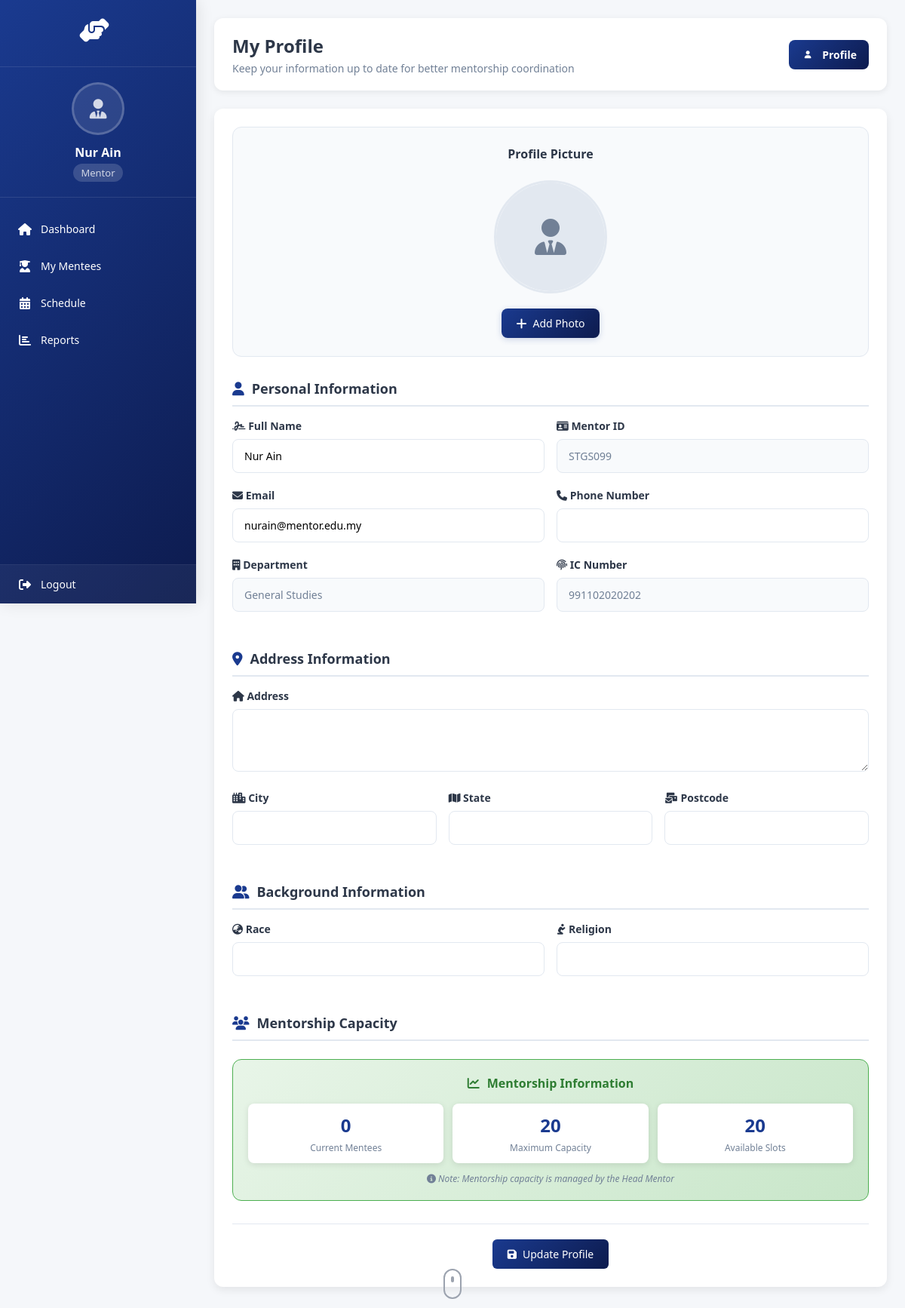
The page /mmms/mentor/profile/ (signed in) on the database as committed earlier.
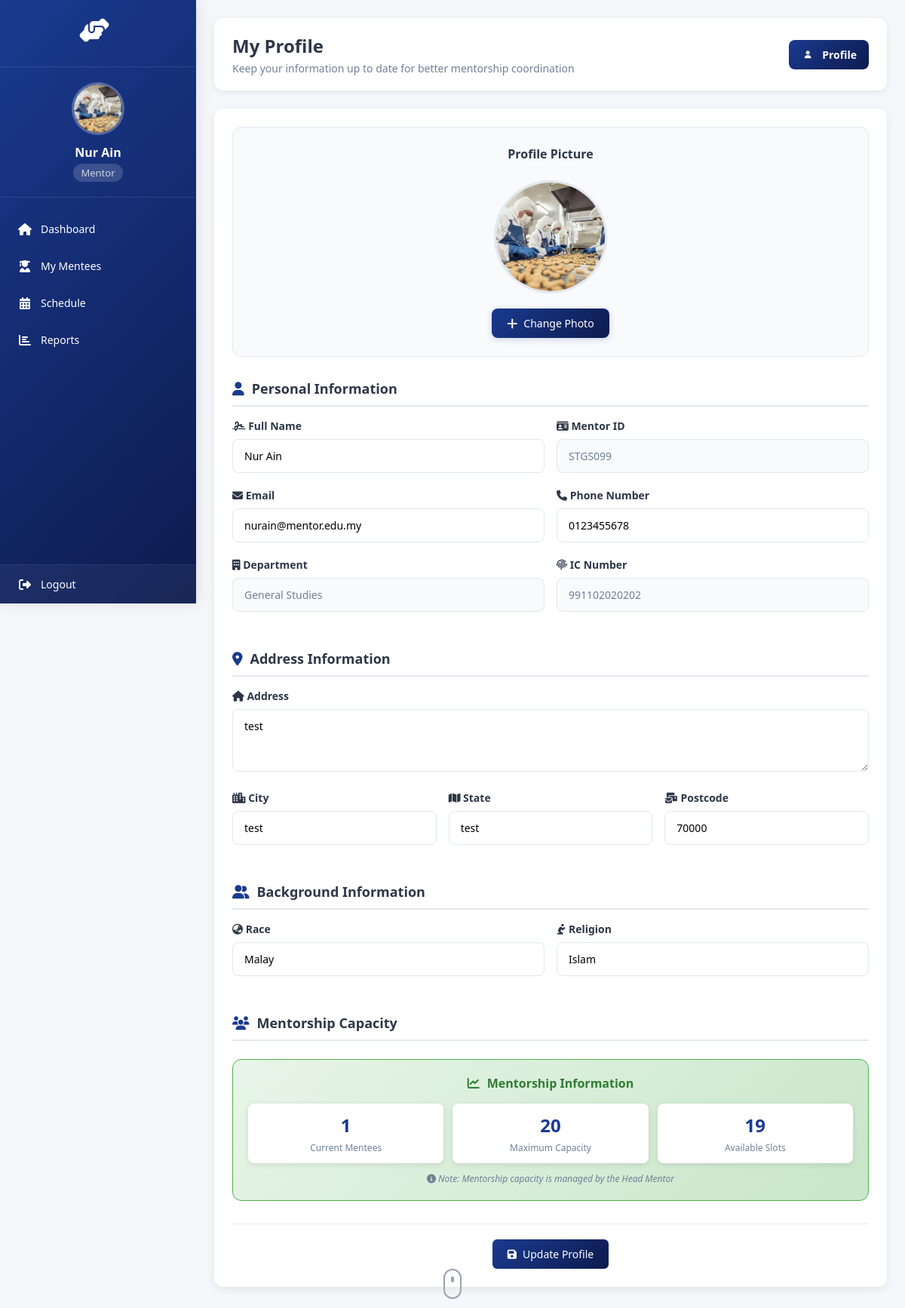
The same page on the database as committed later.
### system/models.py (models this page shows, shortened)
class Mentor(models.Model):
    user = models.OneToOneField(settings.AUTH_USER_MODEL, on_delete=models.CASCADE)
    profile_picture = models.ImageField(upload_to='mentor_profile_pictures/', null=True, blank=True)
    MentorID = models.CharField(max_length=12, primary_key=True)
    MentorName = models.CharField(max_length=100)
    MentorEmail = models.EmailField()
    MentorPhone = models.CharField(max_length=15)
    MentorIC = models.CharField(max_length=15)
    MentorAddress = models.CharField(max_length=255)
    MentorPostcode = models.CharField(max_length=10)
    MentorCity = models.CharField(max_length=50)
    MentorState = models.CharField(max_length=50)
    MentorRace = models.CharField(max_length=50)
    MentorReligion = models.CharField(max_length=50)
    MentorDepartment = models.CharField(max_length=100)
    MaxMentees = models.IntegerField(default=20)
    CurrentMentees = models.IntegerField(default=0)
    MentorJoinDate = models.DateField()
    @property
    def vacancy_count(self):
        return self.MaxMentees - self.current_mentees_count
    @property
    def current_mentees_count(self):
        return self.assignments.filter(assignment_status='active').count()

### system/views.py (the view, shortened to what this page needs)
# urls.py: path('mentor/profile/', views.mentor_update_profile, name='mentor_update_profile'),
@login_required
def mentor_update_profile(request):
    if request.user.role != 'mentor':
        messages.error(request, 'Access denied. Mentor role required.')
        return redirect('homepage')
    mentor = get_object_or_404(Mentor, user=request.user)
    return render(request, 'mentor_profile.html', {'mentor': mentor})

### system/templates/mentor_profile.html (shortened to what the changed rows need)
<!DOCTYPE html>
<html lang="en">
<head>
    <link rel="stylesheet" href="https://cdnjs.cloudflare.com/ajax/libs/font-awesome/6.4.0/css/all.min.css">
</head>
<body>
    <div class="sidebar">
        <div class="user-info">
            <div class="user-avatar">
                {% if mentor.profile_picture %}
                <img src="{{ mentor.profile_picture.url }}" alt="Profile Picture" id="sidebarProfilePic">
                {% else %}
                <i class="fas fa-user-tie" id="sidebarProfileIcon"></i>
                {% endif %}
            </div>
            <div class="user-name">{{ mentor.MentorName }}</div>
            <div class="user-role">Mentor</div>
        </div>
    </div>
    <div class="main-content">
        <div class="content-header">
            <div>
                <h1>My Profile</h1>
            </div>
        </div>
        <div class="form-container">
            <form method="POST" enctype="multipart/form-data" id="profileForm">
                <div class="profile-picture-section">
                    <div class="profile-picture-preview">
                        {% if mentor.profile_picture %}
                        <img src="{{ mentor.profile_picture.url }}" alt="Profile Picture" id="profilePreview">
                        {% else %}
                        <div class="default-profile-preview" id="profilePreview">
                            <i class="fas fa-user-tie"></i>
                        </div>
                        {% endif %}
                    </div>
                    <button type="button" class="add-photo-btn" id="addPhotoBtn">
                        <i class="fas fa-plus"></i>
                        <span>{% if mentor.profile_picture %}Change Photo{% else %}Add Photo{% endif %}</span>
                    </button>
                </div>
                <h2 class="section-title">
                    <i class="fas fa-user"></i>
                    Personal Information
                </h2>
                <div class="form-row">
                    <div class="form-group">
                        <label for="MentorName">
                            <i class="fas fa-signature"></i> Full Name
                        </label>
                        <input type="text" id="MentorName" name="MentorName" value="{{ mentor.MentorName }}" required>
                    </div>
                    <div class="form-group">
                        <label for="MentorID">
                            <i class="fas fa-id-card"></i> Mentor ID
                        </label>
                        <input type="text" id="MentorID" name="MentorID" value="{{ mentor.MentorID }}"
                            class="readonly-field" readonly>
                    </div>
                </div>
                <div class="form-row">
                    <div class="form-group">
                        <label for="MentorEmail">
                            <i class="fas fa-envelope"></i> Email
                        </label>
                        <input type="email" id="MentorEmail" name="MentorEmail" value="{{ mentor.MentorEmail }}"
                            required>
                    </div>
                    <div class="form-group">
                        <label for="MentorPhone">
                            <i class="fas fa-phone"></i> Phone Number
                        </label>
                        <input type="text" id="MentorPhone" name="MentorPhone" value="{{ mentor.MentorPhone }}"
                            required>
                    </div>
                </div>
                <div class="form-row">
                    <div class="form-group">
                        <label for="MentorDepartment">
                            <i class="fas fa-building"></i> Department
                        </label>
                        <input type="text" id="MentorDepartment" name="MentorDepartment"
                            value="{{ mentor.MentorDepartment }}" class="readonly-field" readonly>
                    </div>
                    <div class="form-group">
                        <label for="MentorIC">
                            <i class="fas fa-fingerprint"></i> IC Number
                        </label>
                        <input type="text" id="MentorIC" name="MentorIC" value="{{ mentor.MentorIC }}"
                            class="readonly-field" readonly>
                    </div>
                </div>
                <h2 class="section-title">
                    <i class="fas fa-map-marker-alt"></i>
                    Address Information
                </h2>
                <div class="form-group">
                    <label for="MentorAddress">
                        <i class="fas fa-home"></i> Address
                    </label>
                    <textarea id="MentorAddress" name="MentorAddress" rows="3"
                        required>{{ mentor.MentorAddress }}</textarea>
                </div>
                <div class="form-row">
                    <div class="form-group">
                        <label for="MentorCity">
                            <i class="fas fa-city"></i> City
                        </label>
                        <input type="text" id="MentorCity" name="MentorCity" value="{{ mentor.MentorCity }}" required>
                    </div>
                    <div class="form-group">
                        <label for="MentorState">
                            <i class="fas fa-map"></i> State
                        </label>
                        <input type="text" id="MentorState" name="MentorState" value="{{ mentor.MentorState }}"
                            required>
                    </div>
                    <div class="form-group">
                        <label for="MentorPostcode">
                            <i class="fas fa-mail-bulk"></i> Postcode
                        </label>
                        <input type="text" id="MentorPostcode" name="MentorPostcode" value="{{ mentor.MentorPostcode }}"
                            required>
                    </div>
                </div>
                <h2 class="section-title">
                    <i class="fas fa-user-friends"></i>
                    Background Information
                </h2>
                <div class="form-row">
                    <div class="form-group">
                        <label for="MentorRace">
                            <i class="fas fa-globe-asia"></i> Race
                        </label>
                        <input type="text" id="MentorRace" name="MentorRace" value="{{ mentor.MentorRace }}" required>
                    </div>
                    <div class="form-group">
                        <label for="MentorReligion">
                            <i class="fas fa-pray"></i> Religion
                        </label>
                        <input type="text" id="MentorReligion" name="MentorReligion" value="{{ mentor.MentorReligion }}"
                            required>
                    </div>
                </div>
                <h2 class="section-title">
                    <i class="fas fa-users"></i>
                    Mentorship Capacity
                </h2>
                <div class="info-box">
                    <div class="stats-container">
                        <div class="stat-item">
                            <div class="stat-value">{{ mentor.CurrentMentees }}</div>
                            <div class="stat-label">Current Mentees</div>
                        </div>
                        <div class="stat-item">
                            <div class="stat-value">{{ mentor.MaxMentees }}</div>
                            <div class="stat-label">Maximum Capacity</div>
                        </div>
                        <div class="stat-item">
                            <div class="stat-value">{{ mentor.vacancy_count }}</div>
                            <div class="stat-label">Available Slots</div>
                        </div>
                    </div>
                </div>
            </form>
        </div>
    </div>
</body>
</html>

Rows that differ between the two databases and show on the page:
changed Mentor "Nur Ain": profile_picture: picture added; MentorPhone (not shown) → "0123455678"; MentorAddress (not shown) → "test"; MentorCity (not shown) → "test"; MentorState (not shown) → "test"; MentorPostcode (not shown) → "70000"; MentorRace (not shown) → "Malay"; MentorReligion (not shown) → "Islam"; CurrentMentees "0" → "1"; vacancy_count "20" → "19"
Other text that changed with them:
text no longer shown: "Add Photo"
text now shown: "Change Photo"
